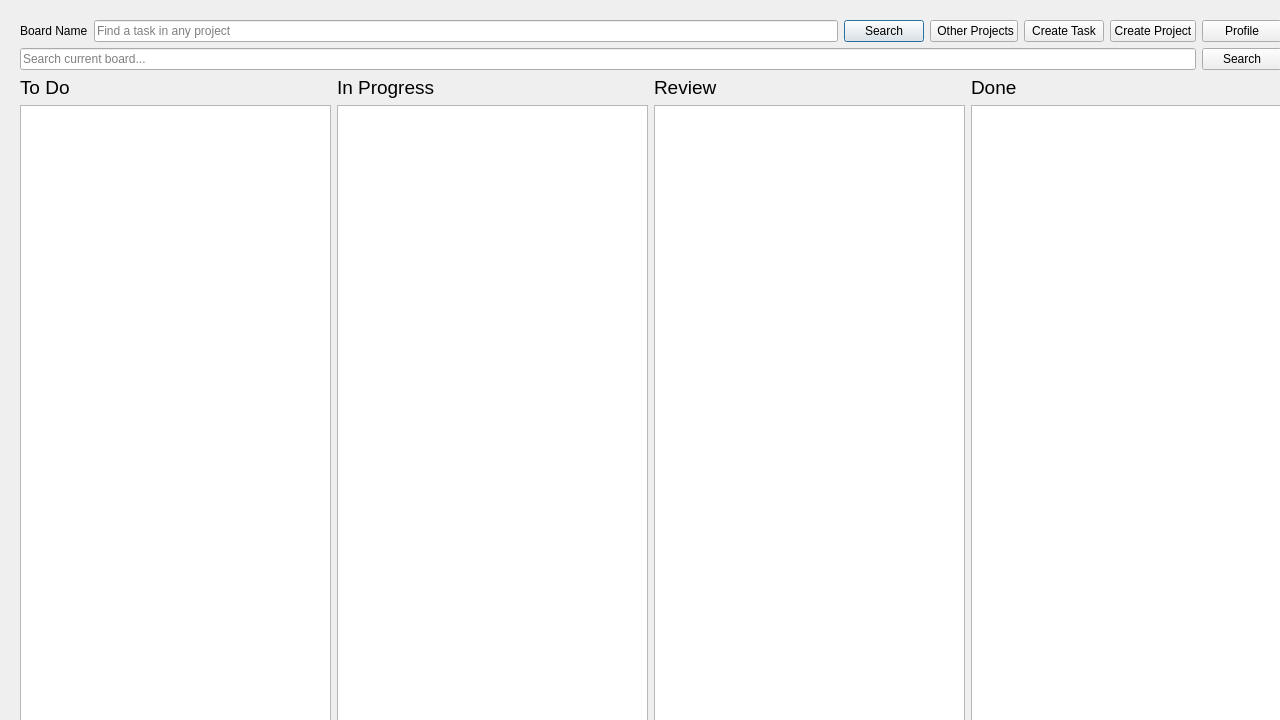
<?xml version="1.0" encoding="UTF-8"?>
<ui version="4.0">
 <class>MainDashboard</class>
 <widget class="QDialog" name="MainDashboard">
  <property name="geometry">
   <rect>
    <x>0</x>
    <y>0</y>
    <width>1280</width>
    <height>720</height>
   </rect>
  </property>
  <property name="minimumSize">
   <size>
    <width>1280</width>
    <height>720</height>
   </size>
  </property>
  <property name="windowTitle">
   <string>Dialog</string>
  </property>
  <layout class="QVBoxLayout" name="verticalLayout">
   <item>
    <widget class="QStackedWidget" name="stackedWidget">
     <property name="minimumSize">
      <size>
       <width>1280</width>
       <height>720</height>
      </size>
     </property>
     <widget class="QWidget" name="page">
      <property name="styleSheet">
       <string notr="true"/>
      </property>
      <layout class="QVBoxLayout" name="verticalLayout_6">
       <item>
        <layout class="QHBoxLayout" name="horizontalLayout">
         <item>
          <widget class="QLabel" name="BoardTitle">
           <property name="sizePolicy">
            <sizepolicy hsizetype="Preferred" vsizetype="Fixed">
             <horstretch>0</horstretch>
             <verstretch>0</verstretch>
            </sizepolicy>
           </property>
           <property name="text">
            <string>Board Name</string>
           </property>
          </widget>
         </item>
         <item>
          <widget class="QLineEdit" name="SearchBar">
           <property name="minimumSize">
            <size>
             <width>500</width>
             <height>0</height>
            </size>
           </property>
           <property name="placeholderText">
            <string>Find a task in any project</string>
           </property>
          </widget>
         </item>
         <item>
          <widget class="QPushButton" name="SearchBtn">
           <property name="text">
            <string>Search</string>
           </property>
          </widget>
         </item>
         <item>
          <widget class="QPushButton" name="OtherProjectsBtn">
           <property name="text">
            <string> Other Projects</string>
           </property>
          </widget>
         </item>
         <item>
          <widget class="QPushButton" name="CreateTask">
           <property name="text">
            <string>Create Task</string>
           </property>
          </widget>
         </item>
         <item>
          <widget class="QPushButton" name="CreateProjectBtn">
           <property name="text">
            <string>Create Project</string>
           </property>
          </widget>
         </item>
         <item>
          <widget class="QPushButton" name="ProfileBtn">
           <property name="text">
            <string>Profile</string>
           </property>
          </widget>
         </item>
        </layout>
       </item>
       <item>
        <layout class="QHBoxLayout" name="horizontalLayout_3">
         <item>
          <widget class="QLineEdit" name="lineEdit">
           <property name="placeholderText">
            <string>Search current board...</string>
           </property>
          </widget>
         </item>
         <item>
          <widget class="QPushButton" name="pushButton">
           <property name="text">
            <string>Search</string>
           </property>
          </widget>
         </item>
        </layout>
       </item>
       <item>
        <layout class="QHBoxLayout" name="horizontalLayout_2">
         <item>
          <layout class="QVBoxLayout" name="verticalLayout_2">
           <item>
            <widget class="QLabel" name="ToDo">
             <property name="font">
              <font>
               <pointsize>14</pointsize>
              </font>
             </property>
             <property name="text">
              <string>To Do</string>
             </property>
            </widget>
           </item>
           <item>
            <widget class="QListWidget" name="TaskList">
             <property name="minimumSize">
              <size>
               <width>0</width>
               <height>500</height>
              </size>
             </property>
            </widget>
           </item>
          </layout>
         </item>
         <item>
          <layout class="QVBoxLayout" name="verticalLayout_3">
           <item>
            <widget class="QLabel" name="InProgress">
             <property name="font">
              <font>
               <pointsize>14</pointsize>
              </font>
             </property>
             <property name="text">
              <string>In Progress</string>
             </property>
            </widget>
           </item>
           <item>
            <widget class="QListWidget" name="InProgressList"/>
           </item>
          </layout>
         </item>
         <item>
          <layout class="QVBoxLayout" name="verticalLayout_4">
           <item>
            <widget class="QLabel" name="Review">
             <property name="font">
              <font>
               <pointsize>14</pointsize>
              </font>
             </property>
             <property name="text">
              <string>Review</string>
             </property>
            </widget>
           </item>
           <item>
            <widget class="QListWidget" name="ReviewList"/>
           </item>
          </layout>
         </item>
         <item>
          <layout class="QVBoxLayout" name="verticalLayout_5">
           <item>
            <widget class="QLabel" name="Done">
             <property name="font">
              <font>
               <pointsize>14</pointsize>
              </font>
             </property>
             <property name="text">
              <string>Done</string>
             </property>
            </widget>
           </item>
           <item>
            <widget class="QListWidget" name="DoneList"/>
           </item>
          </layout>
         </item>
        </layout>
       </item>
      </layout>
     </widget>
     <widget class="QWidget" name="page_2"/>
    </widget>
   </item>
  </layout>
 </widget>
 <resources/>
 <connections/>
</ui>
